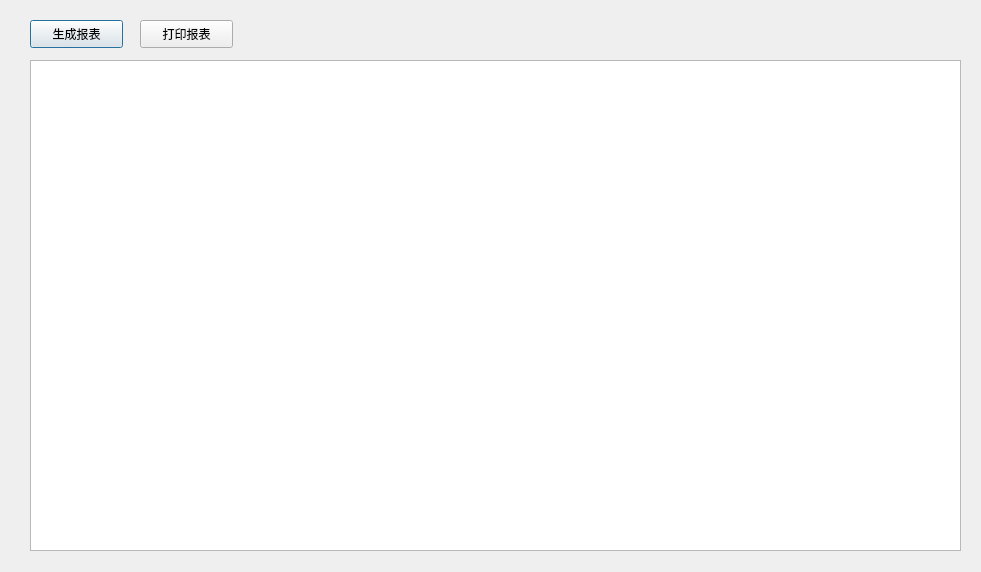
<?xml version="1.0" encoding="UTF-8"?>
<ui version="4.0">
 <class>Salary</class>
 <widget class="QDialog" name="Salary">
  <property name="geometry">
   <rect>
    <x>0</x>
    <y>0</y>
    <width>981</width>
    <height>572</height>
   </rect>
  </property>
  <property name="windowTitle">
   <string>工资报表</string>
  </property>
  <widget class="QTableView" name="tableView">
   <property name="geometry">
    <rect>
     <x>30</x>
     <y>60</y>
     <width>931</width>
     <height>491</height>
    </rect>
   </property>
  </widget>
  <widget class="QPushButton" name="pushButton">
   <property name="geometry">
    <rect>
     <x>30</x>
     <y>20</y>
     <width>93</width>
     <height>28</height>
    </rect>
   </property>
   <property name="text">
    <string>生成报表</string>
   </property>
  </widget>
  <widget class="QPushButton" name="pushButton_2">
   <property name="geometry">
    <rect>
     <x>140</x>
     <y>20</y>
     <width>93</width>
     <height>28</height>
    </rect>
   </property>
   <property name="text">
    <string>打印报表</string>
   </property>
  </widget>
 </widget>
 <resources/>
 <connections/>
</ui>
